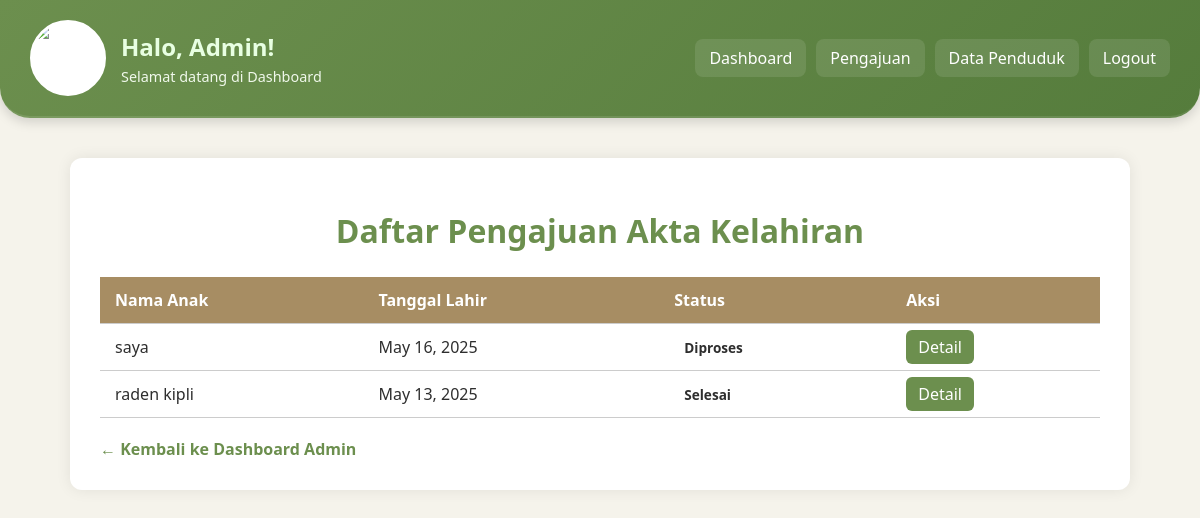
/kelahiran/akta-kelahiran/ (signed in), run on an earlier commit of the app's database.
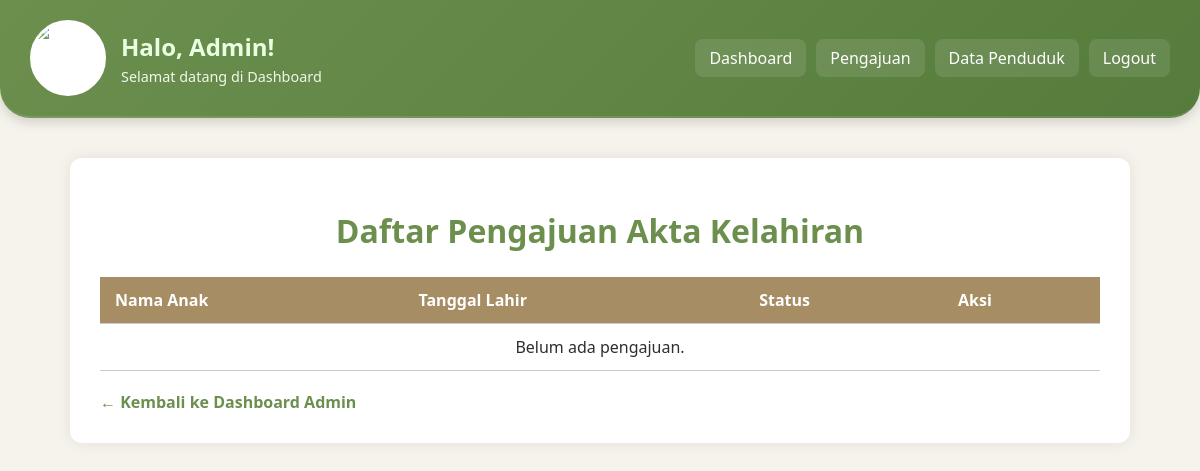
And on a later commit of the database.
### kembang/models.py (models this page shows, shortened)
class AktaKelahiran(models.Model):
    user = models.ForeignKey(User, on_delete=models.CASCADE)
    nama_lengkap = models.CharField(max_length=100)
    tempat_lahir = models.CharField(max_length=100)
    tanggal_lahir = models.DateField()
    jenis_kelamin = models.CharField(max_length=10, choices=[('L', 'Laki-laki'), ('P', 'Perempuan')])
    nama_ayah = models.CharField(max_length=100)
    nama_ibu = models.CharField(max_length=100)
    alamat = models.TextField()
    status = models.CharField(max_length=20, choices=STATUS_CHOICES, default='diajukan')
    no_whatsapp = models.CharField(max_length=15, verbose_name="No. WhatsApp")  # tambahkan ini
    hasil_surat = models.FileField(upload_to='hasil_surat/akta_kematian/', blank=True, null=True)

### kembang/views.py (the view)
# urls.py: path('kelahiran/akta-kelahiran/', views.daftar_pengajuan_kelahiran, name='daftar_pengajuan_kelahiran'),
@staff_member_required
def daftar_pengajuan_kelahiran(request):
    pengajuan = AktaKelahiran.objects.all().order_by('-tanggal_lahir')
    context = {'pengajuan': pengajuan}
    return render(request, 'admin/daftar_kelahiran.html', context)

### kembang/templates/admin/daftar_kelahiran.html (shortened to what this page needs)
{% load static %}
<!DOCTYPE html>
<html lang="id">
<head>
    <link rel="stylesheet" href="{% static 'css/daftar_kelahiran.css' %}">
</head>
<body>
    <div class="navbar-admin">
        <div class="admin-left">
            <img src="{% static 'img/admin-avatar.png' %}" alt="Avatar" class="admin-avatar">
            <div class="admin-text">
                <h2>Halo, Admin!</h2>
                <p>Selamat datang di Dashboard</p>
            </div>
        </div>
        <div class="admin-menu">
            <a href="{% url 'admin_dashboard' %}">Dashboard</a>
            <a href="{% url 'daftar_pengajuan_akta_kematian' %}">Pengajuan</a>
            <a href="{% url 'daftar_pengajuan_pindah_datang' %}">Data Penduduk</a>
            <a href="{% url 'logout' %}">Logout</a>
        </div>
    </div>
    <div class="container">
        <h1>Daftar Pengajuan Akta Kelahiran</h1>
        <table>
            <thead>
                <tr>
                    <th>Nama Anak</th>
                    <th>Tanggal Lahir</th>
                    <th>Status</th>
                    <th>Aksi</th>
                </tr>
            </thead>
            <tbody>
                {% for akta in pengajuan %}
                <tr>
                    <td>{{ akta.nama_lengkap }}</td>
                    <td>{{ akta.tanggal_lahir }}</td>
                    <td>
                        <span class="status {{ akta.status }}">{{ akta.status|title }}</span>
                    </td>
                    <td>
                        <a class="button" href="{% url 'detail_pengajuan_kelahiran' akta.pk %}">Detail</a>
                    </td>
                </tr>
                {% empty %}
                <tr>
                    <td colspan="4" style="text-align: center;">Belum ada pengajuan.</td>
                </tr>
                {% endfor %}
            </tbody>
        </table>
        <a href="{% url 'admin_dashboard' %}" class="back-link">← Kembali ke Dashboard Admin</a>
    </div>
</body>
</html>

What changed in the data, as far as the page shows it:
removed AktaKelahiran: nama_lengkap "saya", tanggal_lahir "May 16, 2025", status "Diproses"
removed AktaKelahiran: nama_lengkap "raden kipli", tanggal_lahir "May 13, 2025", status "Selesai"
Also different on the page:
text now shown: "Belum ada pengajuan."
